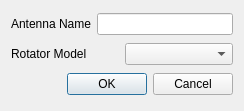
<?xml version="1.0" encoding="UTF-8"?>
<ui version="4.0">
 <class>AddAntennaDialog</class>
 <widget class="QDialog" name="AddAntennaDialog">
  <property name="geometry">
   <rect>
    <x>0</x>
    <y>0</y>
    <width>244</width>
    <height>111</height>
   </rect>
  </property>
  <property name="windowTitle">
   <string>Dialog</string>
  </property>
  <layout class="QVBoxLayout" name="verticalLayout">
   <item>
    <layout class="QHBoxLayout" name="horizontalLayout_2">
     <item>
      <widget class="QLabel" name="label">
       <property name="text">
        <string>Antenna Name</string>
       </property>
      </widget>
     </item>
     <item>
      <widget class="QLineEdit" name="antennaName"/>
     </item>
    </layout>
   </item>
   <item>
    <layout class="QHBoxLayout" name="horizontalLayout">
     <item>
      <widget class="QLabel" name="label_2">
       <property name="text">
        <string>Rotator Model</string>
       </property>
      </widget>
     </item>
     <item>
      <widget class="QComboBox" name="rotatorModel"/>
     </item>
    </layout>
   </item>
   <item>
    <widget class="QDialogButtonBox" name="buttonBox">
     <property name="orientation">
      <enum>Qt::Horizontal</enum>
     </property>
     <property name="standardButtons">
      <set>QDialogButtonBox::Cancel|QDialogButtonBox::Ok</set>
     </property>
    </widget>
   </item>
  </layout>
 </widget>
 <resources/>
 <connections>
  <connection>
   <sender>buttonBox</sender>
   <signal>accepted()</signal>
   <receiver>AddAntennaDialog</receiver>
   <slot>accept()</slot>
   <hints>
    <hint type="sourcelabel">
     <x>248</x>
     <y>254</y>
    </hint>
    <hint type="destinationlabel">
     <x>157</x>
     <y>274</y>
    </hint>
   </hints>
  </connection>
  <connection>
   <sender>buttonBox</sender>
   <signal>rejected()</signal>
   <receiver>AddAntennaDialog</receiver>
   <slot>reject()</slot>
   <hints>
    <hint type="sourcelabel">
     <x>316</x>
     <y>260</y>
    </hint>
    <hint type="destinationlabel">
     <x>286</x>
     <y>274</y>
    </hint>
   </hints>
  </connection>
 </connections>
</ui>
